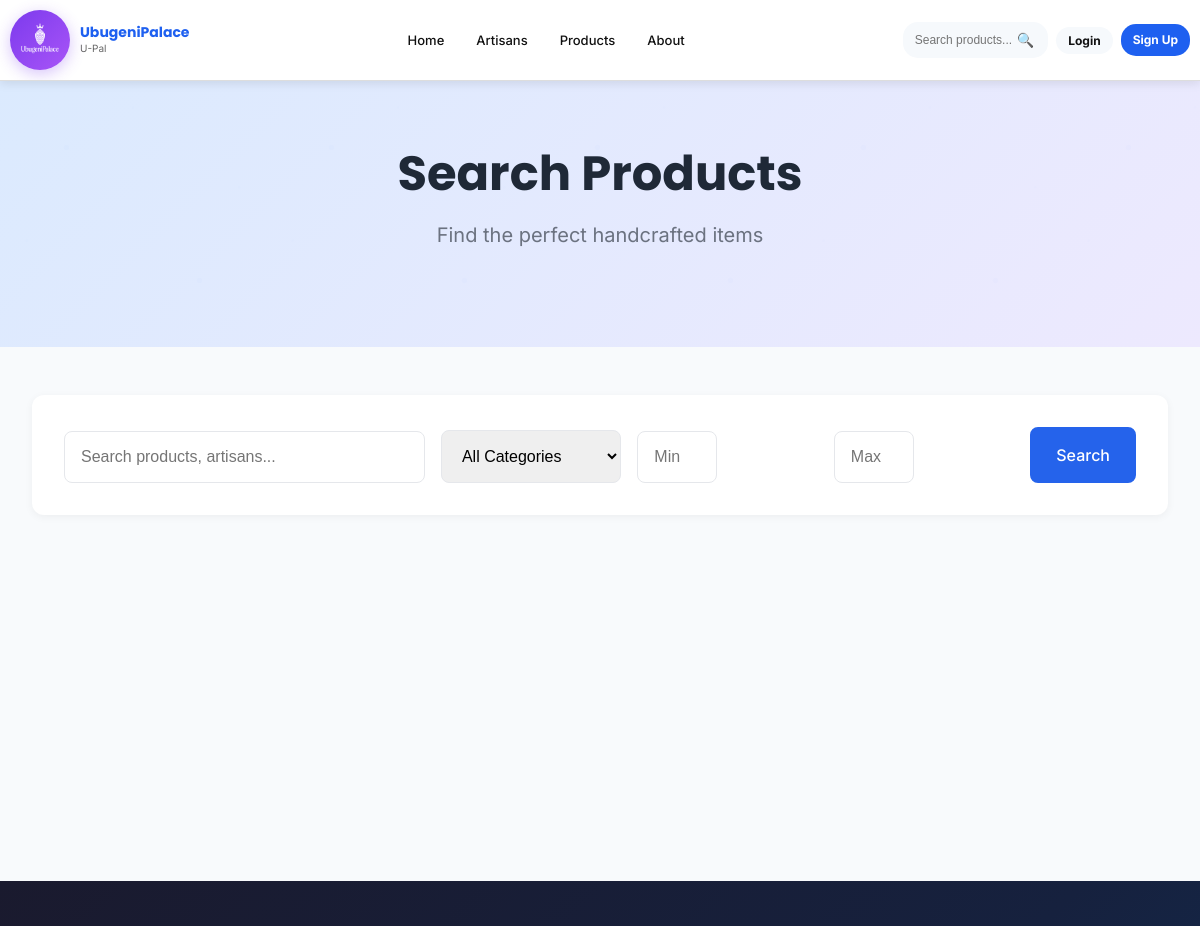
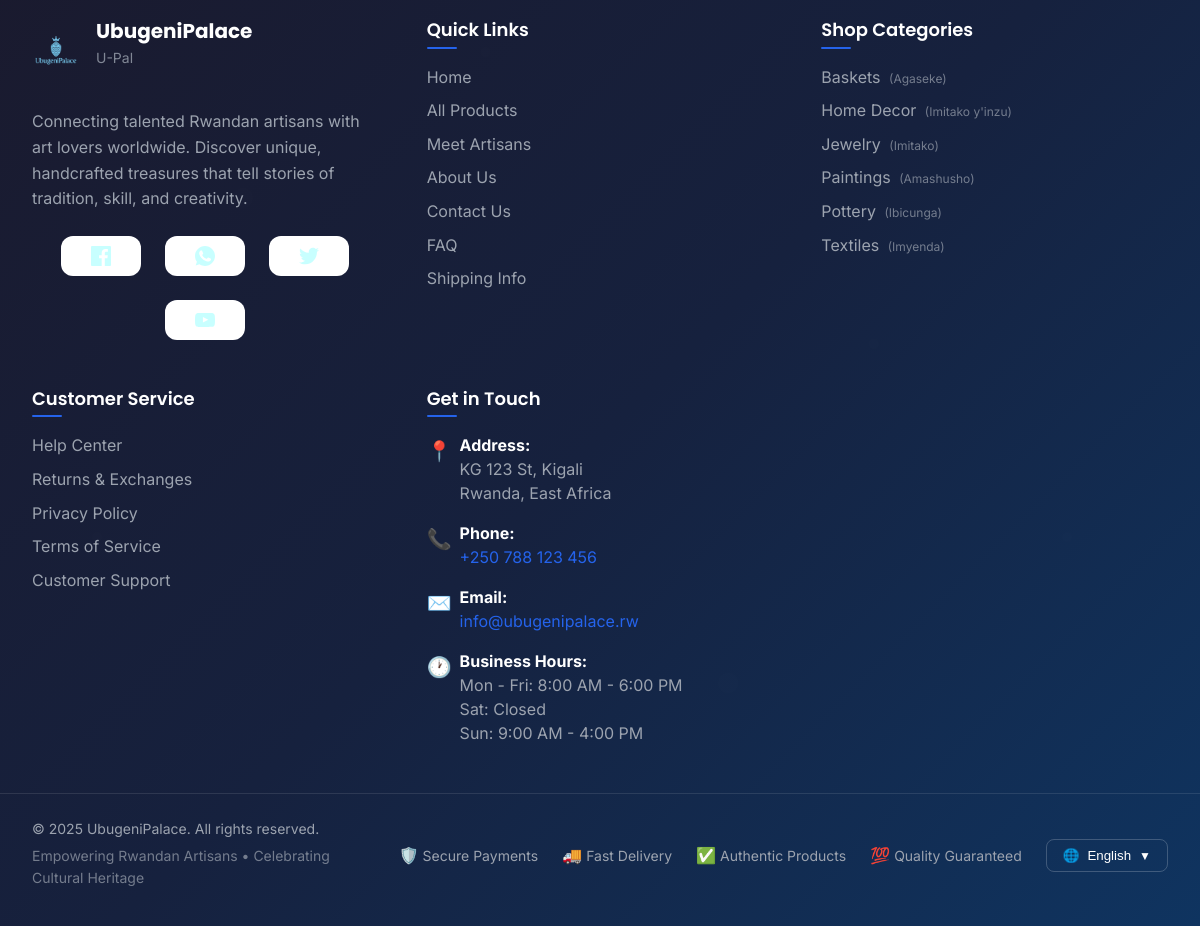
The page /pages/search-simple.php on the database its author committed (2 pictures, top to bottom).
### tables this page shows
CREATE TABLE categories (
    id INT PRIMARY KEY AUTO_INCREMENT,
    name VARCHAR(50) NOT NULL,
    name_kinyarwanda VARCHAR(50),
    description TEXT,
    image VARCHAR(255),
    is_active BOOLEAN DEFAULT TRUE,
    sort_order INT DEFAULT 0,
    created_at TIMESTAMP DEFAULT CURRENT_TIMESTAMP
);

### config/database.php (called while the page is built, shortened)
<?php
class Database {
    private $host = DB_HOST;
    private $db_name = DB_NAME;
    private $username = DB_USER;
    private $password = DB_PASS;
    public function getConnection() {
        $this->conn = null;
        try {
            $this->conn = new PDO(
                "mysql:host=" . $this->host . ";dbname=" . $this->db_name,
                $this->username,
                $this->password
            );
            $this->conn->exec("set names utf8");
            $this->conn->setAttribute(PDO::ATTR_ERRMODE, PDO::ERRMODE_EXCEPTION);
        } catch(PDOException $exception) {
            echo "Connection error: " . $exception->getMessage();
        }
        return $this->conn;
    }
}
function getDBConnection() {
    $database = new Database();
    return $database->getConnection();
}
class DatabaseHelper {
    private $conn;
    public function __construct() {
        $this->conn = getDBConnection();
    }
    public function fetchAll($query, $params = []) {
        try {
            $stmt = $this->conn->prepare($query);
            $stmt->execute($params);
            return $stmt->fetchAll(PDO::FETCH_ASSOC);
        } catch (PDOException $e) {
            error_log("Database error: " . $e->getMessage());
            return [];
        }
    }
}
$db = new DatabaseHelper();
?>

### config/config.php (called while the page is built, shortened)
<?php
require_once __DIR__ . '/database.php';
function getCategories() {
    global $db;
    return $db->fetchAll("SELECT * FROM categories WHERE is_active = 1 ORDER BY sort_order, name");
}
$categories = getCategories();
?>

### pages/search-simple.php (the view, shortened to what this page needs)
<?php
require_once '../config/config.php';
$search_query = '';
$min_price = '';
$max_price = '';
include '../includes/header.php';
?>
<main class="search-main">
    <section class="page-header">
        <div class="page-header-content">
            <h1 class="page-title">Search Products</h1>
            <p class="page-description">Find the perfect handcrafted items</p>
        </div>
    </section>
    <section class="search-content">
        <div class="container">
            <div class="search-form-section">
                <form method="GET" action="" class="search-form">
                    <div class="search-inputs">
                        <div class="search-field">
                            <input type="text"
                                   name="search"
                                   placeholder="Search products, artisans..."
                                   value="<?php echo htmlspecialchars($search_query); ?>"
                                   class="search-input">
                        </div>
                        <div class="search-field">
                            <select name="category" class="search-select">
                                <option value="">All Categories</option>
                            </select>
                        </div>
                        <div class="search-field">
                            <input type="number"
                                   name="min_price"
                                   placeholder="Min Price"
                                   value="<?php echo htmlspecialchars($min_price); ?>"
                                   class="price-input">
                        </div>
                        <div class="search-field">
                            <input type="number"
                                   name="max_price"
                                   placeholder="Max Price"
                                   value="<?php echo htmlspecialchars($max_price); ?>"
                                   class="price-input">
                        </div>
                        <button type="submit" class="btn btn-primary search-btn">
                            Search
                        </button>
                    </div>
                </form>
            </div>
        </div>
    </section>
</main>
<?php include '../includes/footer.php'; ?>

### includes/footer.php (shortened to what this page needs)
<footer class="main-footer">
<div class="footer-content">
    <div class="container">
        <div class="footer-grid">
            <div class="footer-section company-info">
                <div class="footer-logo">
                    <img src="<?php echo SITE_URL; ?>/assets/images/logo/logo.png" alt="<?php echo SITE_NAME; ?>" class="footer-logo-img">
                    <div class="footer-logo-text">
                        <h3 class="footer-logo-title">UbugeniPalace</h3>
                        <p class="footer-logo-subtitle">U-Pal</p>
                    </div>
                </div>
                <p class="company-description">
                    Connecting talented Rwandan artisans with art lovers worldwide.
                    Discover unique, handcrafted treasures that tell stories of tradition,
                    skill, and creativity.
                </p>
                <div class="social-links">
                    <a href="#" class="social-link facebook" title="Follow us on Facebook">
                        <img src="<?php echo SITE_URL; ?>/assets/images/icons/facebook.svg" alt="Facebook" class="social-icon">
                    </a>
                    <a href="#" class="social-link whatsapp" title="Contact us on WhatsApp">
                        <img src="<?php echo SITE_URL; ?>/assets/images/icons/whatsapp.svg" alt="WhatsApp" class="social-icon">
                    </a>
                    <a href="#" class="social-link twitter" title="Follow us on Twitter">
                        <img src="<?php echo SITE_URL; ?>/assets/images/icons/twitter.svg" alt="Twitter" class="social-icon">
                    </a>
                    <a href="#" class="social-link youtube" title="Subscribe to our YouTube">
                        <img src="<?php echo SITE_URL; ?>/assets/images/icons/youtube.svg" alt="YouTube" class="social-icon">
                    </a>
                </div>
            </div>
            <div class="footer-section quick-links">
                <h4 class="footer-title">Quick Links</h4>
                <ul class="footer-links">
                    <li><a href="<?php echo SITE_URL; ?>">Home</a></li>
                    <li><a href="<?php echo SITE_URL; ?>/pages/products.php">All Products</a></li>
                    <li><a href="<?php echo SITE_URL; ?>/pages/artisans.php">Meet Artisans</a></li>
                    <li><a href="<?php echo SITE_URL; ?>/pages/about.php">About Us</a></li>
                    <li><a href="<?php echo SITE_URL; ?>/pages/contact.php">Contact Us</a></li>
                    <li><a href="<?php echo SITE_URL; ?>/pages/faq.php">FAQ</a></li>
                    <li><a href="<?php echo SITE_URL; ?>/pages/shipping.php">Shipping Info</a></li>
                </ul>
            </div>
            <div class="footer-section categories-links">
                <h4 class="footer-title">Shop Categories</h4>
                <ul class="footer-links">
                    <?php foreach ($categories as $category): ?>
                    <li>
                        <a href="<?php echo SITE_URL; ?>/pages/products.php?category=<?php echo $category['id']; ?>">
                            <?php echo htmlspecialchars($category['name']); ?>
                            <span class="category-rw">(<?php echo htmlspecialchars($category['name_kinyarwanda']); ?>)</span>
                        </a>
                    </li>
                    <?php endforeach; ?>
                </ul>
            </div>
            <div class="footer-section customer-service">
                <h4 class="footer-title">Customer Service</h4>
                <ul class="footer-links">
                    <li><a href="<?php echo SITE_URL; ?>/pages/help.php">Help Center</a></li>
                    <li><a href="<?php echo SITE_URL; ?>/pages/returns.php">Returns & Exchanges</a></li>
                    <li><a href="<?php echo SITE_URL; ?>/pages/privacy.php">Privacy Policy</a></li>
                    <li><a href="<?php echo SITE_URL; ?>/pages/terms.php">Terms of Service</a></li>
                    <li><a href="<?php echo SITE_URL; ?>/pages/support.php">Customer Support</a></li>
                </ul>
            </div>
            <div class="footer-section contact-info">
                <h4 class="footer-title">Get in Touch</h4>
                <div class="contact-details">
                    <div class="contact-item">
                        <span class="contact-icon">📍</span>
                        <div class="contact-text">
                            <strong>Address:</strong><br>
                            KG 123 St, Kigali<br>
                            Rwanda, East Africa
                        </div>
                    </div>
                    <div class="contact-item">
                        <span class="contact-icon">📞</span>
                        <div class="contact-text">
                            <strong>Phone:</strong><br>
                                <a href="tel:+250788123456">+250 788 123 456</a>
                            </div>
                    </div>
                    <div class="contact-item">
                        <span class="contact-icon">✉️</span>
                        <div class="contact-text">
                            <strong>Email:</strong><br>
                                <a href="mailto:info@ubugenipalace.rw">info@ubugenipalace.rw</a>
                            </div>
                    </div>
                    <div class="contact-item">
                        <span class="contact-icon">🕐</span>
                        <div class="contact-text">
                            <strong>Business Hours:</strong><br>
                            Mon - Fri: 8:00 AM - 6:00 PM<br>
                                Sat: Closed <br>
                                Sun: 9:00 AM - 4:00 PM
                            </div>
                    </div>
                </div>
            </div>
        </div>
    </div>
</div>
<div class="footer-bottom">
    <div class="container">
        <div class="footer-bottom-content">
            <div class="footer-copyright">
                <p>&copy; <?php echo date('Y'); ?> UbugeniPalace. All rights reserved.</p>
                <p class="footer-tagline">Empowering Rwandan Artisans • Celebrating Cultural Heritage</p>
            </div>
            <div class="footer-certifications">
                <div class="certification-item">
                    <span class="cert-icon">🛡️</span>
                    <span class="cert-text">Secure Payments</span>
                </div>
                <div class="certification-item">
                    <span class="cert-icon">🚚</span>
                    <span class="cert-text">Fast Delivery</span>
                </div>
                <div class="certification-item">
                    <span class="cert-icon">✅</span>
                    <span class="cert-text">Authentic Products</span>
                </div>
                <div class="certification-item">
                    <span class="cert-icon">💯</span>
                    <span class="cert-text">Quality Guaranteed</span>
                </div>
            </div>
            <div class="footer-language">
                <button class="language-toggle" id="languageToggle">
                    <span class="lang-icon">🌐</span>
                    <span class="lang-text">English</span>
                    <span class="lang-arrow">▼</span>
                </button>
            </div>
        </div>
    </div>
</div>
</footer>

### assets/css/responsive.css (style rules this page uses)
@media (min-width: 1025px) { .container { padding: 0 var(--spacing-xl); } }
@media (min-width: 1025px) { .footer-content { grid-template-columns: repeat(4, 1fr); gap: var(--spacing-2xl); } }

### pages/search-simple.php (style rules this page uses)
.search-main { min-height: 100vh; background: var(--bg-secondary); }
.search-content { padding: var(--spacing-2xl) 0; }
.search-form-section { background: var(--surface); border-radius: var(--radius-lg); padding: var(--spacing-xl); margin-bottom: var(--spacing-xl); box-shadow: 0 2px 8px var(--shadow-sm); }
.search-form { width: 100%; }
.search-inputs { display: grid; grid-template-columns: 2fr 1fr 1fr 1fr auto; gap: var(--spacing-md); align-items: end; }
.search-field { display: flex; flex-direction: column; }
.search-input, .search-select, .price-input { padding: var(--spacing-md); border: 1px solid var(--border); border-radius: var(--radius-md); font-size: 1rem; transition: border-color var(--transition-fast); }
.search-btn { padding: var(--spacing-md) var(--spacing-lg); white-space: nowrap; }

### rows shown on the page
categories: name "Baskets", name_kinyarwanda "Agaseke"
categories: name "Home Decor", name_kinyarwanda "Imitako y'inzu"
categories: name "Jewelry", name_kinyarwanda "Imitako"
categories: name "Paintings", name_kinyarwanda "Amashusho"
categories: name "Pottery", name_kinyarwanda "Ibicunga"
categories: name "Textiles", name_kinyarwanda "Imyenda"
